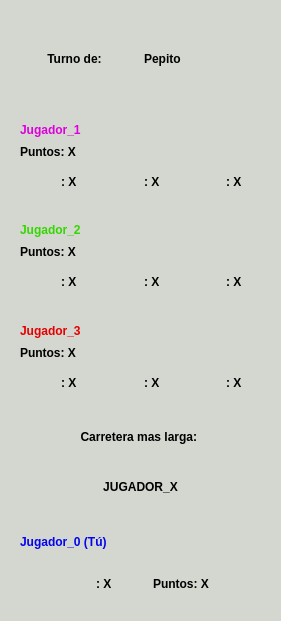
  <widget class="QFrame" name="informacion_juego">
   <property name="geometry">
    <rect>
     <x>620</x>
     <y>20</y>
     <width>281</width>
     <height>621</height>
    </rect>
   </property>
   <property name="styleSheet">
    <string notr="true">background-color: #D3D7CF;
font-weight: bold;
border-radius: 20px;</string>
   </property>
   <property name="frameShape">
    <enum>QFrame::StyledPanel</enum>
   </property>
   <property name="frameShadow">
    <enum>QFrame::Raised</enum>
   </property>
   <layout class="QVBoxLayout" name="verticalLayout_12">
    <item>
     <layout class="QHBoxLayout" name="turno">
      <item>
       <widget class="QLabel" name="label_14">
        <property name="text">
         <string>Turno de:</string>
        </property>
        <property name="alignment">
         <set>Qt::AlignCenter</set>
        </property>
       </widget>
      </item>
      <item>
       <widget class="QLabel" name="jugador_actual">
        <property name="text">
         <string>Pepito</string>
        </property>
       </widget>
      </item>
     </layout>
    </item>
    <item>
     <widget class="QFrame" name="info_oponente_1">
      <property name="frameShape">
       <enum>QFrame::StyledPanel</enum>
      </property>
      <property name="frameShadow">
       <enum>QFrame::Raised</enum>
      </property>
      <layout class="QVBoxLayout" name="verticalLayout_9">
       <item>
        <widget class="QLabel" name="nombre_j1">
         <property name="styleSheet">
          <string notr="true">color:#DD00DD;</string>
         </property>
         <property name="text">
          <string>Jugador_1</string>
         </property>
        </widget>
       </item>
       <item>
        <widget class="QLabel" name="puntos_j1">
         <property name="text">
          <string>Puntos: X</string>
         </property>
        </widget>
       </item>
       <item>
        <layout class="QHBoxLayout" name="layout_cartas_oponente">
         <item>
          <widget class="QFrame" name="frame_carta_5">
           <property name="maximumSize">
            <size>
             <width>149</width>
             <height>133</height>
            </size>
           </property>
           <property name="styleSheet">
            <string notr="true">background-color: #D3D7CF</string>
           </property>
           <property name="frameShape">
            <enum>QFrame::StyledPanel</enum>
           </property>
           <property name="frameShadow">
            <enum>QFrame::Raised</enum>
           </property>
           <layout class="QHBoxLayout" name="horizontalLayout_14">
            <item>
             <layout class="QHBoxLayout" name="layoutcarta_5">
              <item>
               <widget class="QLabel" name="label_23">
                <property name="maximumSize">
                 <size>
                  <width>88</width>
                  <height>111</height>
                 </size>
                </property>
                <property name="text">
                 <string/>
                </property>
                <property name="pixmap">
                 <pixmap>../sprites/Materias_primas/carta_arcilla.png</pixmap>
                </property>
                <property name="scaledContents">
                 <bool>true</bool>
                </property>
               </widget>
              </item>
              <item>
               <widget class="QLabel" name="arcilla_j1">
                <property name="maximumSize">
                 <size>
                  <width>33</width>
                  <height>111</height>
                 </size>
                </property>
                <property name="text">
                 <string>: X</string>
                </property>
                <property name="alignment">
                 <set>Qt::AlignLeading|Qt::AlignLeft|Qt::AlignVCenter</set>
                </property>
               </widget>
              </item>
             </layout>
            </item>
           </layout>
          </widget>
         </item>
         <item>
          <widget class="QFrame" name="frame_carta_9">
           <property name="maximumSize">
            <size>
             <width>149</width>
             <height>133</height>
            </size>
           </property>
           <property name="styleSheet">
            <string notr="true">background-color: #D3D7CF</string>
           </property>
           <property name="frameShape">
            <enum>QFrame::StyledPanel</enum>
           </property>
           <property name="frameShadow">
            <enum>QFrame::Raised</enum>
           </property>
           <layout class="QHBoxLayout" name="horizontalLayout_18">
            <item>
             <layout class="QHBoxLayout" name="layoutcarta_9">
              <item>
               <widget class="QLabel" name="label_31">
                <property name="maximumSize">
                 <size>
                  <width>88</width>
                  <height>111</height>
                 </size>
                </property>
                <property name="text">
                 <string/>
                </property>
                <property name="pixmap">
                 <pixmap>../sprites/Materias_primas/carta_madera.png</pixmap>
                </property>
                <property name="scaledContents">
                 <bool>true</bool>
                </property>
               </widget>
              </item>
              <item>
               <widget class="QLabel" name="madera_j1">
                <property name="maximumSize">
                 <size>
                  <width>33</width>
                  <height>111</height>
                 </size>
                </property>
                <property name="text">
                 <string>: X</string>
                </property>
                <property name="alignment">
                 <set>Qt::AlignLeading|Qt::AlignLeft|Qt::AlignVCenter</set>
                </property>
               </widget>
              </item>
             </layout>
            </item>
           </layout>
          </widget>
         </item>
         <item>
          <widget class="QFrame" name="frame_carta_8">
           <property name="maximumSize">
            <size>
             <width>149</width>
             <height>133</height>
            </size>
           </property>
           <property name="styleSheet">
            <string notr="true">background-color: #D3D7CF</string>
           </property>
           <property name="frameShape">
            <enum>QFrame::StyledPanel</enum>
           </property>
           <property name="frameShadow">
            <enum>QFrame::Raised</enum>
           </property>
           <layout class="QHBoxLayout" name="horizontalLayout_17">
            <item>
             <layout class="QHBoxLayout" name="layoutcarta_8">
              <item>
               <widget class="QLabel" name="label_29">
                <property name="maximumSize">
                 <size>
                  <width>88</width>
                  <height>111</height>
                 </size>
                </property>
                <property name="text">
                 <string/>
                </property>
                <property name="pixmap">
                 <pixmap>../sprites/Materias_primas/carta_trigo.png</pixmap>
                </property>
                <property name="scaledContents">
                 <bool>true</bool>
                </property>
               </widget>
              </item>
              <item>
               <widget class="QLabel" name="trigo_j1">
                <property name="maximumSize">
                 <size>
                  <width>33</width>
                  <height>111</height>
                 </size>
                </property>
                <property name="text">
                 <string>: X</string>
                </property>
                <property name="alignment">
                 <set>Qt::AlignLeading|Qt::AlignLeft|Qt::AlignVCenter</set>
                </property>
               </widget>
              </item>
             </layout>
            </item>
           </layout>
          </widget>
         </item>
        </layout>
       </item>
      </layout>
     </widget>
    </item>
    <item>
     <widget class="QFrame" name="info_oponente_2">
      <property name="frameShape">
       <enum>QFrame::StyledPanel</enum>
      </property>
      <property name="frameShadow">
       <enum>QFrame::Raised</enum>
      </property>
      <layout class="QVBoxLayout" name="verticalLayout_10">
       <item>
        <widget class="QLabel" name="nombre_j2">
         <property name="styleSheet">
          <string notr="true">color:#35D600</string>
         </property>
         <property name="text">
          <string>Jugador_2</string>
         </property>
        </widget>
       </item>
       <item>
        <widget class="QLabel" name="puntos_j2">
         <property name="text">
          <string>Puntos: X</string>
         </property>
        </widget>
       </item>
       <item>
        <layout class="QHBoxLayout" name="layout_cartas_oponente_2">
         <item>
          <widget class="QFrame" name="frame_carta_6">
           <property name="maximumSize">
            <size>
             <width>149</width>
             <height>133</height>
            </size>
           </property>
           <property name="styleSheet">
            <string notr="true">background-color: #D3D7CF</string>
           </property>
           <property name="frameShape">
            <enum>QFrame::StyledPanel</enum>
           </property>
           <property name="frameShadow">
            <enum>QFrame::Raised</enum>
           </property>
           <layout class="QHBoxLayout" name="horizontalLayout_15">
            <item>
             <layout class="QHBoxLayout" name="layoutcarta_6">
              <item>
               <widget class="QLabel" name="label_27">
                <property name="maximumSize">
                 <size>
                  <width>88</width>
                  <height>111</height>
                 </size>
                </property>
                <property name="text">
                 <string/>
                </property>
                <property name="pixmap">
                 <pixmap>../sprites/Materias_primas/carta_arcilla.png</pixmap>
                </property>
                <property name="scaledContents">
                 <bool>true</bool>
                </property>
               </widget>
              </item>
              <item>
               <widget class="QLabel" name="arcilla_j2">
                <property name="maximumSize">
                 <size>
                  <width>33</width>
                  <height>111</height>
                 </size>
                </property>
                <property name="text">
                 <string>: X</string>
                </property>
                <property name="alignment">
                 <set>Qt::AlignLeading|Qt::AlignLeft|Qt::AlignVCenter</set>
                </property>
               </widget>
              </item>
             </layout>
            </item>
           </layout>
          </widget>
         </item>
         <item>
          <widget class="QFrame" name="frame_carta_10">
           <property name="maximumSize">
            <size>
             <width>149</width>
             <height>133</height>
            </size>
           </property>
           <property name="styleSheet">
            <string notr="true">background-color: #D3D7CF</string>
           </property>
           <property name="frameShape">
            <enum>QFrame::StyledPanel</enum>
           </property>
           <property name="frameShadow">
            <enum>QFrame::Raised</enum>
           </property>
           <layout class="QHBoxLayout" name="horizontalLayout_19">
            <item>
             <layout class="QHBoxLayout" name="layoutcarta_10">
              <item>
               <widget class="QLabel" name="label_33">
                <property name="maximumSize">
                 <size>
                  <width>88</width>
                  <height>111</height>
                 </size>
                </property>
                <property name="text">
                 <string/>
                </property>
                <property name="pixmap">
                 <pixmap>../sprites/Materias_primas/carta_madera.png</pixmap>
                </property>
                <property name="scaledContents">
                 <bool>true</bool>
                </property>
               </widget>
              </item>
              <item>
               <widget class="QLabel" name="madera_j2">
                <property name="maximumSize">
                 <size>
                  <width>33</width>
                  <height>111</height>
                 </size>
                </property>
                <property name="text">
                 <string>: X</string>
                </property>
                <property name="alignment">
                 <set>Qt::AlignLeading|Qt::AlignLeft|Qt::AlignVCenter</set>
                </property>
               </widget>
              </item>
             </layout>
            </item>
           </layout>
          </widget>
         </item>
         <item>
          <widget class="QFrame" name="frame_carta_11">
           <property name="maximumSize">
            <size>
             <width>149</width>
             <height>133</height>
            </size>
           </property>
           <property name="styleSheet">
            <string notr="true">background-color: #D3D7CF</string>
           </property>
           <property name="frameShape">
            <enum>QFrame::StyledPanel</enum>
           </property>
           <property name="frameShadow">
            <enum>QFrame::Raised</enum>
           </property>
           <layout class="QHBoxLayout" name="horizontalLayout_20">
            <item>
             <layout class="QHBoxLayout" name="layoutcarta_11">
              <item>
               <widget class="QLabel" name="label_35">
                <property name="maximumSize">
                 <size>
                  <width>88</width>
                  <height>111</height>
                 </size>
                </property>
                <property name="text">
                 <string/>
                </property>
                <property name="pixmap">
                 <pixmap>../sprites/Materias_primas/carta_trigo.png</pixmap>
                </property>
                <property name="scaledContents">
                 <bool>true</bool>
                </property>
               </widget>
              </item>
              <item>
               <widget class="QLabel" name="trigo_j2">
                <property name="maximumSize">
                 <size>
                  <width>33</width>
                  <height>111</height>
                 </size>
                </property>
                <property name="text">
                 <string>: X</string>
                </property>
                <property name="alignment">
                 <set>Qt::AlignLeading|Qt::AlignLeft|Qt::AlignVCenter</set>
                </property>
               </widget>
              </item>
             </layout>
            </item>
           </layout>
          </widget>
         </item>
        </layout>
       </item>
      </layout>
     </widget>
    </item>
    <item>
     <widget class="QFrame" name="info_oponente_3">
      <property name="frameShape">
       <enum>QFrame::StyledPanel</enum>
      </property>
      <property name="frameShadow">
       <enum>QFrame::Raised</enum>
      </property>
      <layout class="QVBoxLayout" name="verticalLayout_11">
       <item>
        <widget class="QLabel" name="nombre_j3">
         <property name="styleSheet">
          <string notr="true">color:#E50000;</string>
         </property>
         <property name="text">
          <string>Jugador_3</string>
         </property>
        </widget>
       </item>
       <item>
        <widget class="QLabel" name="puntos_j3">
         <property name="text">
          <string>Puntos: X</string>
         </property>
        </widget>
       </item>
       <item>
        <layout class="QHBoxLayout" name="layout_cartas_oponente_3">
         <item>
          <widget class="QFrame" name="frame_carta_7">
           <property name="maximumSize">
            <size>
             <width>149</width>
             <height>133</height>
            </size>
           </property>
           <property name="styleSheet">
            <string notr="true">background-color: #D3D7CF</string>
           </property>
           <property name="frameShape">
            <enum>QFrame::StyledPanel</enum>
           </property>
           <property name="frameShadow">
            <enum>QFrame::Raised</enum>
           </property>
           <layout class="QHBoxLayout" name="horizontalLayout_16">
            <item>
             <layout class="QHBoxLayout" name="layoutcarta_7">
              <item>
               <widget class="QLabel" name="label_39">
                <property name="maximumSize">
                 <size>
                  <width>88</width>
                  <height>111</height>
                 </size>
                </property>
                <property name="text">
                 <string/>
                </property>
                <property name="pixmap">
                 <pixmap>../sprites/Materias_primas/carta_arcilla.png</pixmap>
                </property>
                <property name="scaledContents">
                 <bool>true</bool>
                </property>
               </widget>
              </item>
              <item>
               <widget class="QLabel" name="arcilla_j3">
                <property name="maximumSize">
                 <size>
                  <width>33</width>
                  <height>111</height>
                 </size>
                </property>
                <property name="text">
                 <string>: X</string>
                </property>
                <property name="alignment">
                 <set>Qt::AlignLeading|Qt::AlignLeft|Qt::AlignVCenter</set>
                </property>
               </widget>
              </item>
             </layout>
            </item>
           </layout>
          </widget>
         </item>
         <item>
          <widget class="QFrame" name="frame_carta_12">
           <property name="maximumSize">
            <size>
             <width>149</width>
             <height>133</height>
            </size>
           </property>
           <property name="styleSheet">
            <string notr="true">background-color: #D3D7CF</string>
           </property>
           <property name="frameShape">
            <enum>QFrame::StyledPanel</enum>
           </property>
           <property name="frameShadow">
            <enum>QFrame::Raised</enum>
           </property>
           <layout class="QHBoxLayout" name="horizontalLayout_21">
            <item>
             <layout class="QHBoxLayout" name="layoutcarta_12">
              <item>
               <widget class="QLabel" name="label_41">
                <property name="maximumSize">
                 <size>
                  <width>88</width>
                  <height>111</height>
                 </size>
                </property>
                <property name="text">
                 <string/>
                </property>
                <property name="pixmap">
                 <pixmap>../sprites/Materias_primas/carta_madera.png</pixmap>
                </property>
                <property name="scaledContents">
                 <bool>true</bool>
                </property>
               </widget>
              </item>
              <item>
               <widget class="QLabel" name="madera_j3">
                <property name="maximumSize">
                 <size>
                  <width>33</width>
                  <height>111</height>
                 </size>
                </property>
                <property name="text">
                 <string>: X</string>
                </property>
                <property name="alignment">
                 <set>Qt::AlignLeading|Qt::AlignLeft|Qt::AlignVCenter</set>
                </property>
               </widget>
              </item>
             </layout>
            </item>
           </layout>
          </widget>
         </item>
         <item>
          <widget class="QFrame" name="frame_carta_13">
           <property name="maximumSize">
            <size>
             <width>149</width>
             <height>133</height>
            </size>
           </property>
           <property name="styleSheet">
            <string notr="true">background-color: #D3D7CF</string>
           </property>
           <property name="frameShape">
            <enum>QFrame::StyledPanel</enum>
           </property>
           <property name="frameShadow">
            <enum>QFrame::Raised</enum>
           </property>
           <layout class="QHBoxLayout" name="horizontalLayout_22">
            <item>
             <layout class="QHBoxLayout" name="layoutcarta_13">
              <item>
               <widget class="QLabel" name="label_43">
                <property name="maximumSize">
                 <size>
                  <width>88</width>
                  <height>111</height>
                 </size>
                </property>
                <property name="text">
                 <string/>
                </property>
                <property name="pixmap">
                 <pixmap>../sprites/Materias_primas/carta_trigo.png</pixmap>
                </property>
                <property name="scaledContents">
                 <bool>true</bool>
                </property>
               </widget>
              </item>
              <item>
               <widget class="QLabel" name="trigo_j3">
                <property name="maximumSize">
                 <size>
                  <width>33</width>
                  <height>111</height>
                 </size>
                </property>
                <property name="text">
                 <string>: X</string>
                </property>
                <property name="alignment">
                 <set>Qt::AlignLeading|Qt::AlignLeft|Qt::AlignVCenter</set>
                </property>
               </widget>
              </item>
             </layout>
            </item>
           </layout>
          </widget>
         </item>
        </layout>
       </item>
      </layout>
     </widget>
    </item>
    <item>
     <layout class="QVBoxLayout" name="verticalLayout_14">
      <item>
       <widget class="QLabel" name="label_13">
        <property name="text">
         <string>Carretera mas larga: </string>
        </property>
        <property name="alignment">
         <set>Qt::AlignCenter</set>
        </property>
       </widget>
      </item>
      <item>
       <widget class="QLabel" name="label_j_carretera">
        <property name="text">
         <string>JUGADOR_X</string>
        </property>
        <property name="alignment">
         <set>Qt::AlignCenter</set>
        </property>
       </widget>
      </item>
     </layout>
    </item>
    <item>
     <widget class="QFrame" name="info_oponente_4">
      <property name="frameShape">
       <enum>QFrame::StyledPanel</enum>
      </property>
      <property name="frameShadow">
       <enum>QFrame::Raised</enum>
      </property>
      <layout class="QVBoxLayout" name="verticalLayout_15">
       <item>
        <widget class="QLabel" name="nombre_j0">
         <property name="styleSheet">
          <string notr="true">color:#0303ED;</string>
         </property>
         <property name="text">
          <string>Jugador_0 (Tú)</string>
         </property>
        </widget>
       </item>
       <item>
        <layout class="QHBoxLayout" name="layout_cartas_oponente_5">
         <item>
          <widget class="QFrame" name="frame_carta_17">
           <property name="maximumSize">
            <size>
             <width>149</width>
             <height>133</height>
            </size>
           </property>
           <property name="styleSheet">
            <string notr="true">background-color: #D3D7CF</string>
           </property>
           <property name="frameShape">
            <enum>QFrame::StyledPanel</enum>
           </property>
           <property name="frameShadow">
            <enum>QFrame::Raised</enum>
           </property>
           <layout class="QHBoxLayout" name="horizontalLayout_26">
            <item>
             <layout class="QHBoxLayout" name="layoutcarta_17">
              <item>
               <widget class="QLabel" name="label_56">
                <property name="maximumSize">
                 <size>
                  <width>88</width>
                  <height>111</height>
                 </size>
                </property>
                <property name="text">
                 <string/>
                </property>
                <property name="pixmap">
                 <pixmap>../sprites/Desarrollo/victoria_1.png</pixmap>
                </property>
                <property name="scaledContents">
                 <bool>true</bool>
                </property>
               </widget>
              </item>
              <item>
               <widget class="QLabel" name="puntos_victoria">
                <property name="maximumSize">
                 <size>
                  <width>33</width>
                  <height>111</height>
                 </size>
                </property>
                <property name="text">
                 <string>: X</string>
                </property>
                <property name="alignment">
                 <set>Qt::AlignLeading|Qt::AlignLeft|Qt::AlignVCenter</set>
                </property>
               </widget>
              </item>
             </layout>
            </item>
           </layout>
          </widget>
         </item>
         <item>
          <widget class="QFrame" name="frame_carta_19">
           <property name="maximumSize">
            <size>
             <width>149</width>
             <height>133</height>
            </size>
           </property>
           <property name="styleSheet">
            <string notr="true">background-color: #D3D7CF</string>
           </property>
           <property name="frameShape">
            <enum>QFrame::StyledPanel</enum>
           </property>
           <property name="frameShadow">
            <enum>QFrame::Raised</enum>
           </property>
           <layout class="QHBoxLayout" name="horizontalLayout_28">
            <item>
             <layout class="QHBoxLayout" name="layoutcarta_19">
              <item>
               <widget class="QLabel" name="puntos_j0">
                <property name="maximumSize">
                 <size>
                  <width>10000000</width>
                  <height>1000000</height>
                 </size>
                </property>
                <property name="text">
                 <string>Puntos: X</string>
                </property>
                <property name="alignment">
                 <set>Qt::AlignLeading|Qt::AlignLeft|Qt::AlignVCenter</set>
                </property>
               </widget>
              </item>
             </layout>
            </item>
           </layout>
          </widget>
         </item>
        </layout>
       </item>
      </layout>
     </widget>
    </item>
   </layout>
  </widget>
